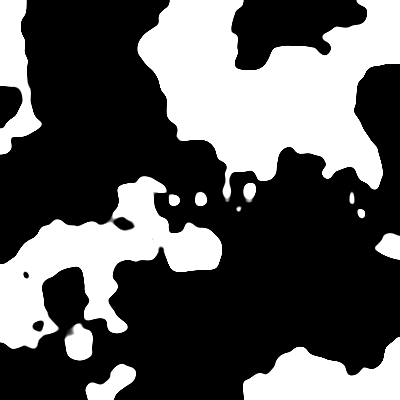
Frame 1 (no input)
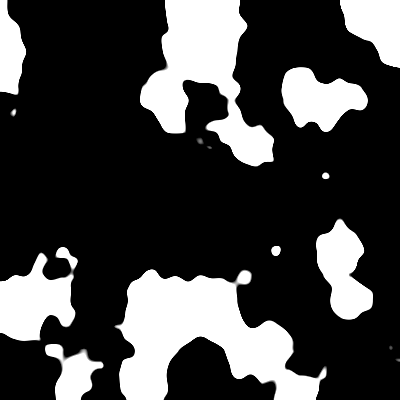
Frame 60 (no input)
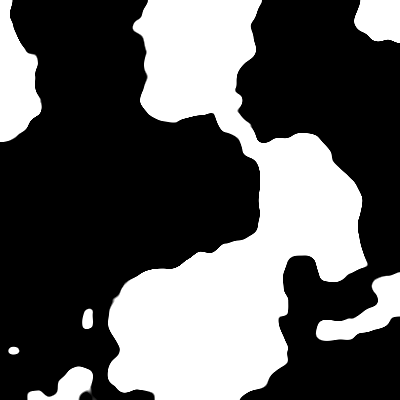
Frame 120 (the mouse pressed at the canvas centre since frame 60)

The p5.js sketch that drew these frames (run headless with seeded random() and noise() and a simulated clock; from frame 60 on, the mouse is pressed at the canvas centre):

// p5.js sketch
// ── sketch.js
var increment = 0.01;
var zOffset = 0;

function setup() {
  createCanvas(400, 400);
  pixelDensity(1);
}

function draw() {
  loadPixels();
  var xOffset = 0;
  for (var x = 0; x < width; x += 1) {

    var yOffset = 0;
    for (var y = 0; y < height; y += 1) {
      var index = (x + y * width) * 4;
      var n = map(noise(xOffset, yOffset, zOffset), 0, 1, -1, 1);
      var brightness = map(n*255, -1, 1, 0, 255);
      pixels[index + 0] = brightness;
      pixels[index + 1] = brightness;
      pixels[index + 2] = brightness;
      pixels[index + 3] = 255;
      yOffset += increment;
    }
    xOffset += increment;
  }
  zOffset += increment;
  updatePixels();
}
